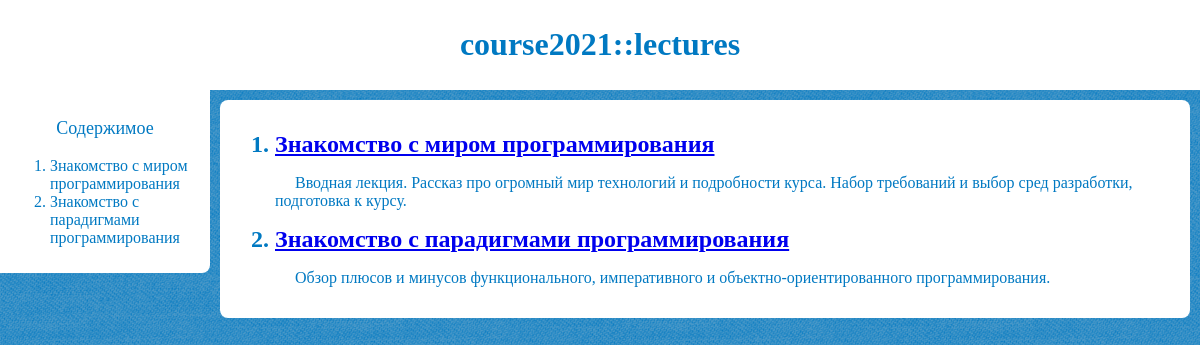
The page / on the database its author committed.
### lectures/models.py (models this page shows, shortened)
class Lecture(models.Model):
    STATUS_CHOICES = (('writing', 'В процессе'),
                      ('to_review', 'Требует проверки'),
                      ('opened', 'Открыта'),
                      )
    title = models.CharField(max_length=100)
    slug = models.SlugField(max_length=120)
    desc = models.TextField(max_length=250)
    status = models.CharField(max_length=9,
                              choices=STATUS_CHOICES,
                              default='writing')
    publish = models.DateTimeField(default=timezone.now)
    objects = models.Manager()
    opened = OpenedLectures()
    def get_absolute_url(self):
        return reverse('lectures:show_lecture', args=[self.slug])
    class Meta:
        ordering = ('publish',)
        db_table = 'lectures'

### lectures/views.py (the view)
# urls.py: path('', views.show_list, name='show_list'),
def show_list(request):
    lectures = Lecture.opened.all()
    return render(request, 'lectures/list.html', {'lecs': lectures})

### lectures/models.py (called while the page is built)
    def get_queryset(self):
        return super(OpenedLectures, self).get_queryset().filter(status='opened')

### lectures/templates/lectures/list.html (shortened to what this page needs)
{% extends "base.html" %}
{% block h1_header %}lectures{% endblock %}
{% block aside %}
    <aside>
        <p class="aside-header">Содержимое</p>
        <ol>
        {% for lec in lecs %}
            {% if lec.status == "opened" %}
                <li><a href="#{{ lec.slug }}">{{ lec.title }}</a></li>
            {% endif %}
        {% endfor %}
        </ol>
    </aside>
{% endblock %}
{% block content %}
    <article><ol>
    {% for lec in lecs %}
        {% if lec.status == "opened" %}
            <section>
                <h2 class="first last" id="{{ lec.slug }}"><li><a href="{{ lec.get_absolute_url }}">{{ lec.title }}</a></li></h2>
                <p>{{ lec.desc }}</p>
            </section>
        {% endif %}
    {% endfor %}
    </ol></article>
{% endblock %}

### lectures/static/stylesheet.css (style rules this page uses)
body { font-family: 'Iosevka Etoile'; color: #0079c2; font-size: 16px; background-color: #0079c2; ; background-image: url("background-45-degree-fabric-light.png"); padding: 0; margin: 0; }
body > * { background-color: #fff; }
aside { padding: 10px; height: auto; width: 190px; position: absolute !important; z-index: 1; overflow: auto; font-weight: 500; border-radius: 0 0 8px 0; }
aside a { text-decoration: none; color: #0079c2; transition: .1s linear; }
aside p { text-align: center; text-indent: 0px; }
article { margin: 10px 10px 10px 220px; width: auto; padding: 15px; transition: margin-left 0s; border-radius: 8px; }
p { text-indent: 20px; }
.first { margin-top: 0px; }
.last { margin-bottom: 0px; }
.aside-header { font-size: 18px; }

### rows shown on the page
Lecture: title "Знакомство с миром программирования", desc "Вводная лекция. Рассказ про огромный мир технологий и подробности курса. Набор требований и выбор сред разработки, подготовка к курсу."
Lecture: title "Знакомство с парадигмами программирования", desc "Обзор плюсов и минусов функционального, императивного и объектно-ориентированного программирования."
